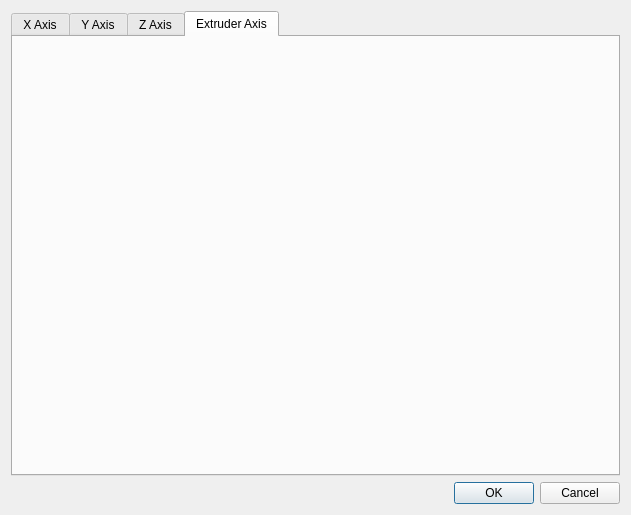
<?xml version="1.0" encoding="UTF-8"?>
<ui version="4.0">
 <class>MotorConfigDialog</class>
 <widget class="QDialog" name="MotorConfigDialog">
  <property name="geometry">
   <rect>
    <x>0</x>
    <y>0</y>
    <width>631</width>
    <height>515</height>
   </rect>
  </property>
  <property name="windowTitle">
   <string>Dialog</string>
  </property>
  <layout class="QVBoxLayout" name="verticalLayout">
   <item>
    <layout class="QGridLayout" name="gridLayout">
     <item row="1" column="0">
      <widget class="QDialogButtonBox" name="buttonBox">
       <property name="orientation">
        <enum>Qt::Horizontal</enum>
       </property>
       <property name="standardButtons">
        <set>QDialogButtonBox::Cancel|QDialogButtonBox::Ok</set>
       </property>
      </widget>
     </item>
     <item row="0" column="0">
      <widget class="QTabWidget" name="tabMotors">
       <property name="currentIndex">
        <number>3</number>
       </property>
       <widget class="QWidget" name="tpXAxis">
        <attribute name="title">
         <string>X Axis</string>
        </attribute>
       </widget>
       <widget class="QWidget" name="tpYAxis">
        <attribute name="title">
         <string>Y Axis</string>
        </attribute>
       </widget>
       <widget class="QWidget" name="tpZAxis">
        <attribute name="title">
         <string>Z Axis</string>
        </attribute>
       </widget>
       <widget class="QWidget" name="tpExtAxis">
        <attribute name="title">
         <string>Extruder Axis</string>
        </attribute>
       </widget>
      </widget>
     </item>
    </layout>
   </item>
  </layout>
 </widget>
 <resources/>
 <connections>
  <connection>
   <sender>buttonBox</sender>
   <signal>accepted()</signal>
   <receiver>MotorConfigDialog</receiver>
   <slot>accept()</slot>
   <hints>
    <hint type="sourcelabel">
     <x>248</x>
     <y>254</y>
    </hint>
    <hint type="destinationlabel">
     <x>157</x>
     <y>274</y>
    </hint>
   </hints>
  </connection>
  <connection>
   <sender>buttonBox</sender>
   <signal>rejected()</signal>
   <receiver>MotorConfigDialog</receiver>
   <slot>reject()</slot>
   <hints>
    <hint type="sourcelabel">
     <x>316</x>
     <y>260</y>
    </hint>
    <hint type="destinationlabel">
     <x>286</x>
     <y>274</y>
    </hint>
   </hints>
  </connection>
 </connections>
</ui>
